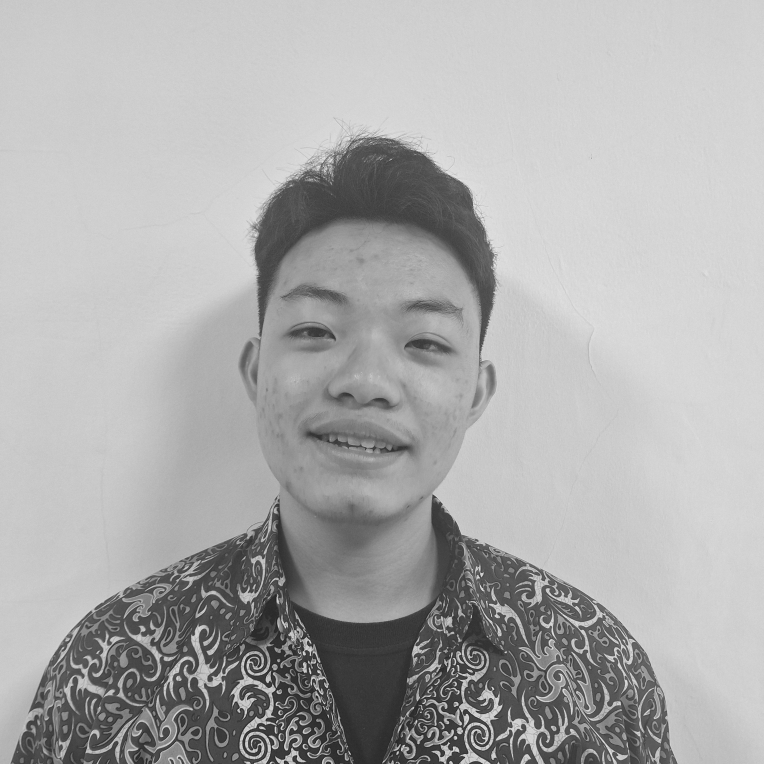
#> input picture Dataset/Grey_Photo/20241119_110022.jpg, 3056 x 3056 px, given as the content of the folder ENGMOD/Pengmod/Face-Recognition-NN/Dataset/Grey_Photo/Azmira, which was not available (shown at 1/4 size)
$ python 'Rotate Photo.py'
#> lines starting #> are read from the running program, lines starting #| are printed output that depends on the picture; pictures that were not available may be replaced by others from this repository, and a replacement may not be noted
import os
import cv2

# List of names
names = [
    "Azmira","David", "Dimas", "Fadhli", "Fadlin", "Hafidz", "Haidar", "Keiko",
    "Khansa", "Mikhael", "Raesa", "Hanna", "Puti", "Satwika", "Toni"
]

# Fungsi untuk melakukan rotasi pada gambar
def rotate_image(image, angle):
    if angle == 90:
        return cv2.rotate(image, cv2.ROTATE_90_CLOCKWISE)
    elif angle == 180:
        return cv2.rotate(image, cv2.ROTATE_180)
    elif angle == 270:
        return cv2.rotate(image, cv2.ROTATE_90_COUNTERCLOCKWISE)
    else:
        raise ValueError("Angle must be 90, 180, or 270.")

# Loop through each name and process the images
for name in names:
    input_folder = f'C:\\Users\\david\\OneDrive\\Dokumen\\1. Folder Pribadi\\Kuliah\\Semester 5\\PENGMOD\\Pengmod\\Face-Recognition-NN\\Dataset\\Grey_Photo\\{name}'

    # Output folders for rotated images
    output_folders = {
        90: f'C:\\Users\\david\\OneDrive\\Dokumen\\1. Folder Pribadi\\Kuliah\\Semester 5\\PENGMOD\\Pengmod\\Face-Recognition-NN\\Dataset\\Rotated_Photo\\{name}_90',
        180: f'C:\\Users\\david\\OneDrive\\Dokumen\\1. Folder Pribadi\\Kuliah\\Semester 5\\PENGMOD\\Pengmod\\Face-Recognition-NN\\Dataset\\Rotated_Photo\\{name}_180',
        270: f'C:\\Users\\david\\OneDrive\\Dokumen\\1. Folder Pribadi\\Kuliah\\Semester 5\\PENGMOD\\Pengmod\\Face-Recognition-NN\\Dataset\\Rotated_Photo\\{name}_270'
    }

    # Pastikan output folder ada untuk setiap rotasi
    for angle in output_folders.values():
        os.makedirs(angle, exist_ok=True)

    # Menelusuri semua folder dan subfolder
    for root, dirs, files in os.walk(input_folder):
        for file in files:
            if file.lower().endswith(('.jpg', '.jpeg', '.png')):
                try:
                    img_path = os.path.join(root, file)
                    img = cv2.imread(img_path)  # Menggunakan img_path untuk membaca gambar
#> img is the input picture: shape (3056, 3056, 3); min 7, max 249, mean 172.8

                    # Rotasi untuk 90, 180, dan 270 derajat
                    for angle in [90, 180, 270]:
                        rotated_img = rotate_image(img, angle)

                        # Menyimpan gambar yang sudah dirotasi ke folder yang sesuai
                        relative_path = os.path.relpath(root, input_folder)
                        output_subfolder = os.path.join(output_folders[angle], relative_path)
                        os.makedirs(output_subfolder, exist_ok=True)

                        # Menentukan path output untuk gambar yang sudah dirotasi
                        output_file_path = os.path.join(output_subfolder, f"{file.split('.')[0]}_rotated_{angle}.{file.split('.')[1]}")
                        cv2.imwrite(output_file_path, rotated_img)
                        print(f"{file} berhasil dirotasi {angle} derajat dan disimpan di {output_file_path}")
#> this loop made 3 passes
#> pass 1, `rotated_img = rotate_image(img, angle)`:
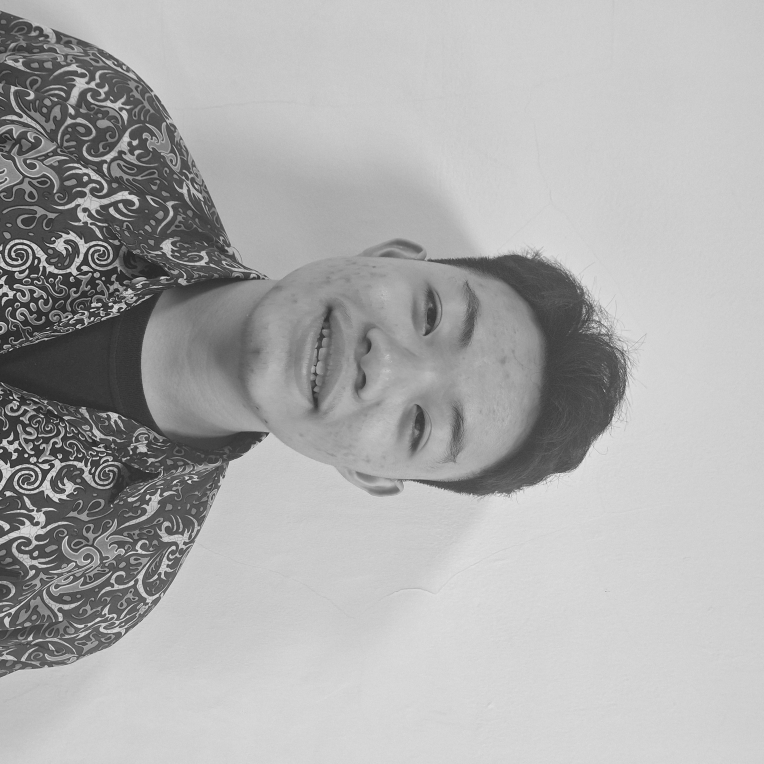
#> rotated_img: shape (3056, 3056, 3) (shown at 1/4 size); min 7, max 249, mean 172.8
#> pass 2, `rotated_img = rotate_image(img, angle)`:
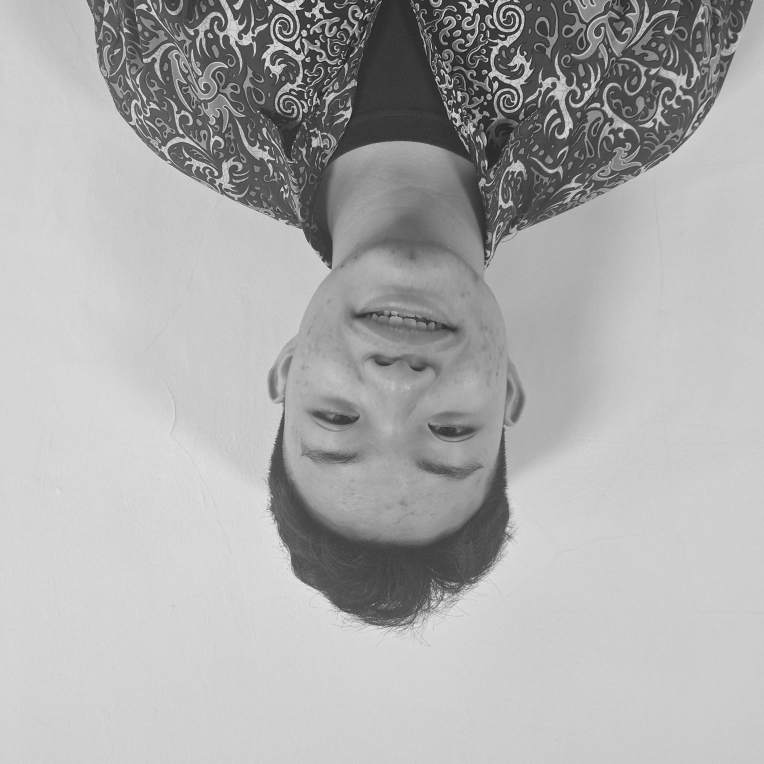
#> rotated_img: shape (3056, 3056, 3) (shown at 1/4 size); min 7, max 249, mean 172.8
#> pass 3, `rotated_img = rotate_image(img, angle)`:
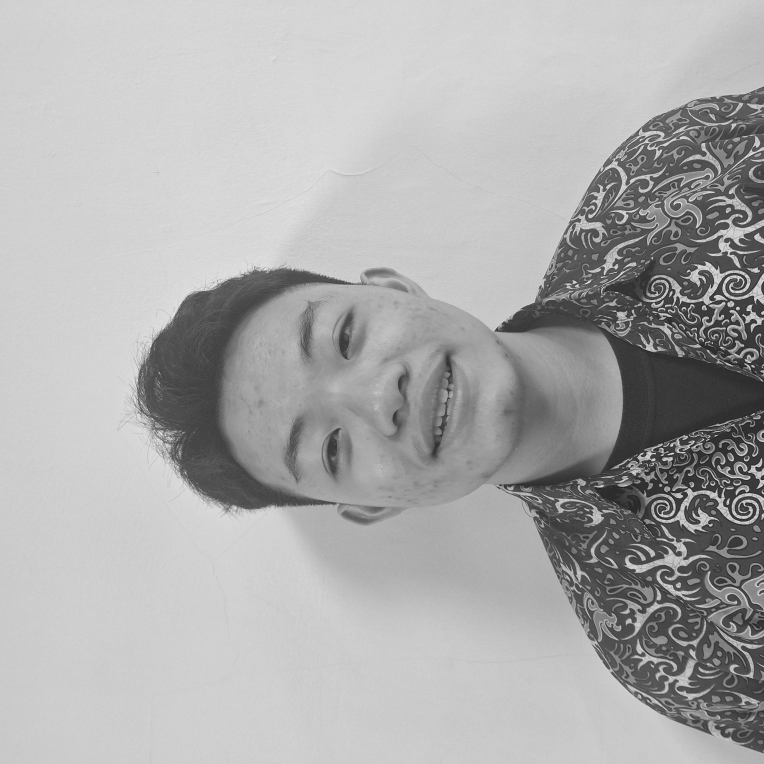
#> rotated_img: shape (3056, 3056, 3) (shown at 1/4 size); min 7, max 249, mean 172.8

                except Exception as e:
                    print(f"{file} tidak dapat diproses. Error: {e}")
